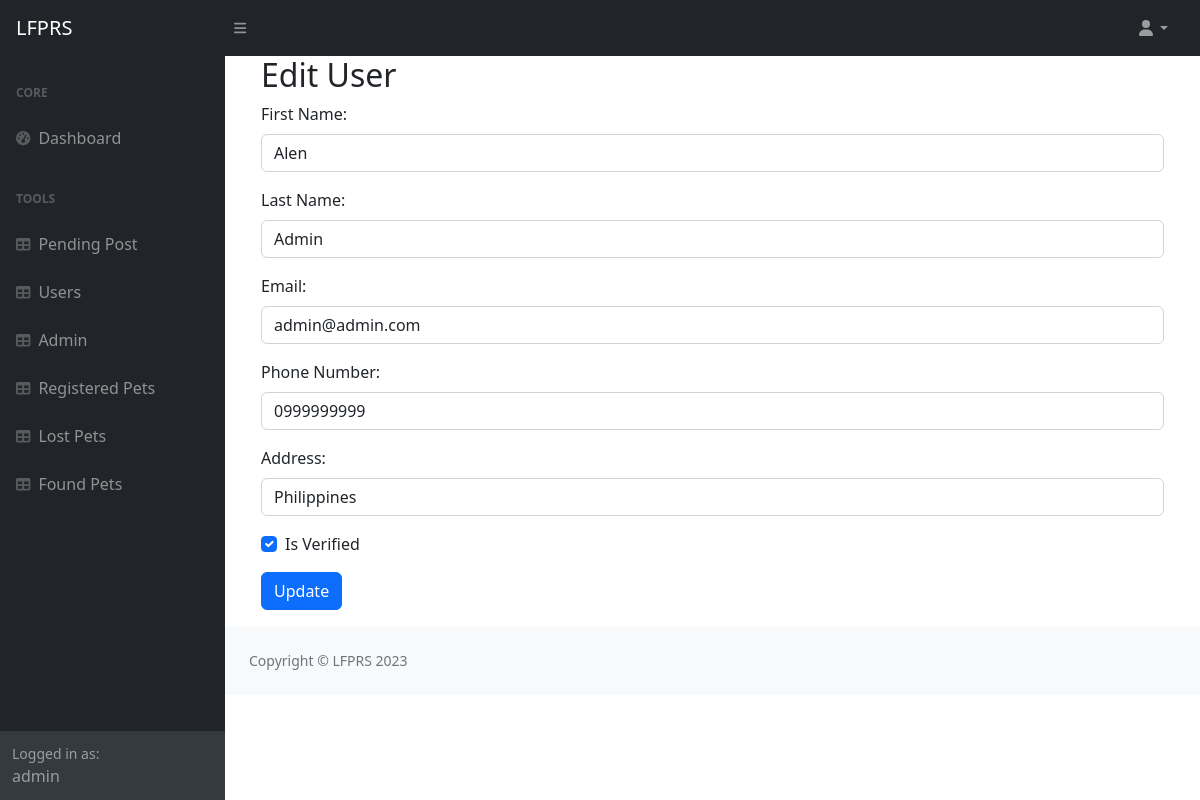
Screenshot of /admin/edituser.php?id=1 (signed in) with the database file from the repository.
### tables this page shows
CREATE TABLE `users` (
  `id` int(11) NOT NULL,
  `firstname` varchar(255) NOT NULL,
  `lastname` varchar(255) NOT NULL,
  `email` varchar(255) NOT NULL,
  `phonenumber` varchar(255) NOT NULL,
  `address` varchar(255) NOT NULL,
  `password` varchar(255) NOT NULL,
  `verification_code` varchar(255) NOT NULL,
  `is_verified` tinyint(4) DEFAULT 0
);

### admin/edituser.php (the view, shortened to what this page needs)
<?php
        include("../config.php");
        if(!isset($_SESSION['admin'])){
            header("Location: index.php");
          }
          else{
            $admin = $_SESSION['admin'];
            $welcome = $admin['user'];
          }
        ?>
<!DOCTYPE html>
<html lang="en">
    <head>
        <link href="https://cdn.jsdelivr.net/npm/simple-datatables@7.1.2/dist/style.min.css" rel="stylesheet" />
        <link href="css/styles.css" rel="stylesheet" />
    </head>
    <body class="sb-nav-fixed">
        <nav class="sb-topnav navbar navbar-expand navbar-dark bg-dark">
            <a class="navbar-brand ps-3" href="index.html">LFPRS</a>
            <button class="btn btn-link btn-sm order-1 order-lg-0 me-4 me-lg-0" id="sidebarToggle" href="#!"><i class="fas fa-bars"></i></button>
            <ul class="navbar-nav ms-auto ms-md-0 me-3 me-lg-4">
                <li class="nav-item dropdown">
                    <a class="nav-link dropdown-toggle" id="navbarDropdown" href="#" role="button" data-bs-toggle="dropdown" aria-expanded="false"><i class="fas fa-user fa-fw"></i></a>
                </li>
            </ul>
        </nav>
        <div id="layoutSidenav">
            <div id="layoutSidenav_nav">
                <nav class="sb-sidenav accordion sb-sidenav-dark" id="sidenavAccordion">
                    <div class="sb-sidenav-menu">
                        <div class="nav">
                            <div class="sb-sidenav-menu-heading">Core</div>
                            <a class="nav-link" href="home.php">
                                <div class="sb-nav-link-icon"><i class="fas fa-tachometer-alt"></i></div>
                                Dashboard
                            </a>
                            <div class="sb-sidenav-menu-heading">Tools</div>
                            <a class="nav-link" href="pending.php">
                                <div class="sb-nav-link-icon"><i class="fas fa-table"></i></div>
                                Pending Post
                            </a>
                            <a class="nav-link" href="users.php">
                                <div class="sb-nav-link-icon"><i class="fas fa-table"></i></div>
                                Users
                            </a>
                            <a class="nav-link" href="admins.php">
                                <div class="sb-nav-link-icon"><i class="fas fa-table"></i></div>
                                Admin
                            </a>
                            <a class="nav-link" href="registered.php">
                                <div class="sb-nav-link-icon"><i class="fas fa-table"></i></div>
                                Registered Pets
                            </a>
                            <a class="nav-link" href="lostpets.php">
                                <div class="sb-nav-link-icon"><i class="fas fa-table"></i></div>
                                Lost Pets
                            </a>
                            <a class="nav-link" href="foundpets.php">
                                <div class="sb-nav-link-icon"><i class="fas fa-table"></i></div>
                                Found Pets
                            </a>
                        </div>
                    </div>
                    <div class="sb-sidenav-footer">
                        <div class="small">Logged in as:</div>
   <?php echo $welcome; ?>
                    </div>
                </nav>
            </div>
            <div id="layoutSidenav_content">
                <main>
                    <div class="container-fluid px-4">
                       <?php
                    $id = $_GET['id'];
                    $sql = "SELECT * FROM users WHERE id=?";
                    $stmt = $db->prepare($sql);
                    $stmt->bind_param('i', $id);
                    $stmt->execute();
                    $result = $stmt->get_result();
                    $row = $result->fetch_assoc();
                    ?>
                        <div class="container">
        <h2>Edit User</h2>
        <form method="POST" action="">
            <div class="mb-3">
                <label for="firstname" class="form-label">First Name:</label>
                <input type="text" class="form-control" name="firstname" value="<?php echo $row['firstname']; ?>" required>
            </div>
            <div class="mb-3">
                <label for="lastname" class="form-label">Last Name:</label>
                <input type="text" class="form-control" name="lastname" value="<?php echo $row['lastname']; ?>" required>
            </div>
            <div class="mb-3">
                <label for="email" class="form-label">Email:</label>
                <input type="email" class="form-control" name="email" value="<?php echo $row['email']; ?>" required>
            </div>
            <div class="mb-3">
                <label for="phonenumber" class="form-label">Phone Number:</label>
                <input type="text" class="form-control" name="phonenumber" value="<?php echo $row['phonenumber']; ?>" required>
            </div>
            <div class="mb-3">
                <label for="address" class="form-label">Address:</label>
                <input type="text" class="form-control" name="address" value="<?php echo $row['address']; ?>" required>
            </div>
            <div class="mb-3 form-check">
                <input type="checkbox" class="form-check-input" name="is_verified" value="1" <?php if ($row['is_verified'] == 1) echo 'checked'; ?>>
                <label class="form-check-label" for="is_verified">Is Verified</label>
            </div>
            <button type="submit" class="btn btn-primary">Update</button>
        </form>
    </div>
                    </div>
                <footer class="py-4 bg-light mt-auto">
                    <div class="container-fluid px-4">
                        <div class="d-flex align-items-center justify-content-between small">
                            <div class="text-muted">Copyright &copy; LFPRS 2023</div>
                        </div>
                    </div>
                </footer>
            </div>
        </div>
    </body>
</html>

### rows the page displays
users: firstname "Alen", lastname "Admin", email "admin@admin.com", phonenumber "0999999999", address "Philippines", is_verified "☑"

### other values shown
$welcome "admin"
